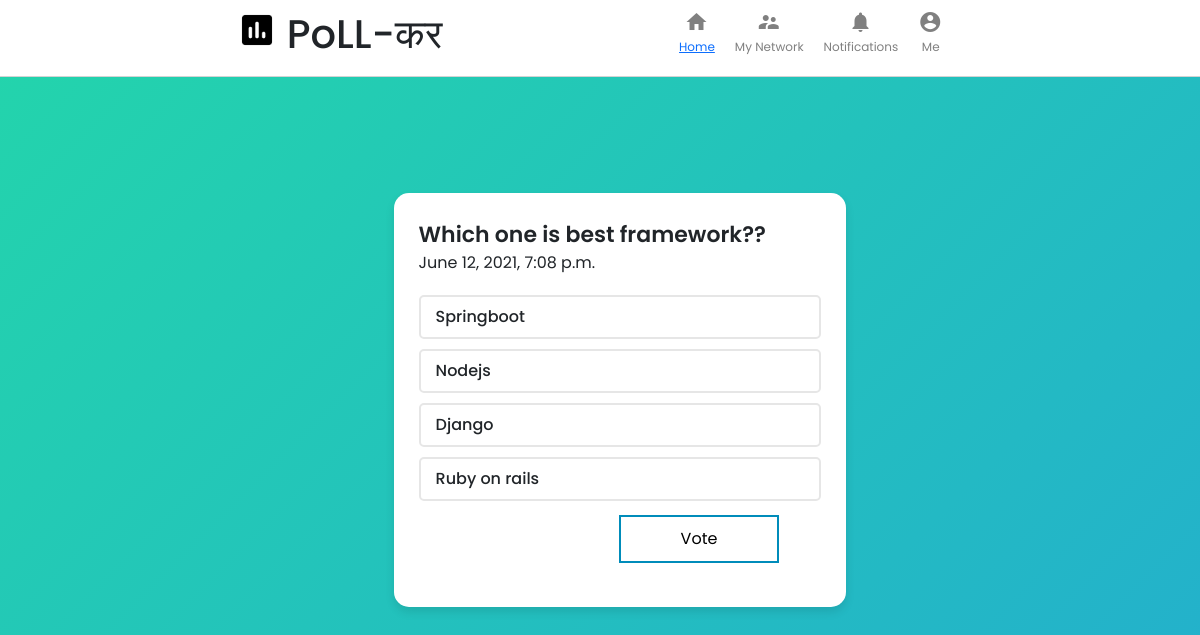
/vote/8, run on the app's committed database.
### main/models.py (models this page shows, shortened)
class Poll(models.Model):
    question = models.TextField()
    datetime = models.DateTimeField(auto_now=True)
    option_one = models.CharField(max_length=56)
    option_two = models.CharField(max_length=56)
    option_three = models.CharField(max_length=56)
    option_four = models.CharField(max_length=56)
    option_one_count = models.IntegerField(default=0)
    option_two_count = models.IntegerField(default=0)
    option_three_count = models.IntegerField(default=0)
    option_four_count = models.IntegerField(default=0)

### main/views.py (the view, shortened to what this page needs)
# urls.py: path('vote/<int:pk>', views.vote, name= 'vote' ),
def vote(request, pk):
    poll = models.Poll.objects.get(pk=pk)
    context = {
        'poll': poll
    }
    return render( request, 'main/vote.html', context)

### templates/main/vote.html (shortened to what this page needs)
{% load static %}
<!DOCTYPE html>
<html lang="en">
<head>
    <link href="https://cdn.jsdelivr.net/npm/bootstrap@5.0.1/dist/css/bootstrap.min.css" rel="stylesheet">
    <link rel="stylesheet" href="{% static 'css/index.css' %}" />
    <link rel="stylesheet" href="{% static 'css/card.css' %}">
</head>
<body>
    <div class="header">
        <div class="header__left">
            <img src="{% static 'img/logo1.png' %}" alt="" />
            <h1>PoLL-कर</h1>
        </div>
        <div class="header__right">
            <div class="headerOption">
                <i class="material-icons headerOption__icon"> home </i>
                <h3><a class="active" href="{% url 'allpolls' %}">Home</a></h3>
            </div>
            <div class="headerOption">
                <i class="material-icons headerOption__icon"> supervisor_account </i>
                <h3>My Network</h3>
            </div>
            <div class="headerOption">
                <i class="material-icons headerOption__icon"> notifications </i>
                <h3>Notifications</h3>
            </div>
            <div class="headerOption">
                <i class="material-icons headerOption__icon"> account_circle </i>
                <h3>Me</h3>
            </div>
        </div>
    </div>
    <br><br><br><br>
            <div>
                <div class="wrapper">
                    <header>{{ poll.question }}</header>
                    <span class="text">{{ poll.datetime }}</span>
                    <form method="POST">
                    <div class="poll-area">
                        <label for="opt-1" class="opt-1">
                            <div class="row">
                                <div class="column">
                                    <span>{{ poll.option_one }}</span>
                                </div>
                            </div>
                        </label>
                        <label for="opt-2" class="opt-2">
                            <div class="row">
                                <div class="column">
                                    <span class="text">{{ poll.option_two }}</span>
                                </div>
                            </div>
                        </label>
                        <label for="opt-3" class="opt-3">
                            <div class="row">
                                <div class="column">
                                    <span class="text">{{ poll.option_three }}</span>
                                </div>
                            </div>
                        </label>
                        <label for="opt-4" class="opt-4">
                            <div class="row">
                                <div class="column">
                                    <span class="text">{{ poll.option_four }}</span>
                                </div>
                            </div>
                        </label>
                        <div>
                            <button type="submit" class="button button2">Vote</button>
                        </div>
                    </div>
                    </form>
                </div>
            </div>
</body>
</html>

### static/css/index.css (style rules this page uses)
* { margin: 0; padding: 0; }
body { background-repeat: no-repeat; background: linear-gradient(-45deg, #ee7752, #e73c7e, #23a6d5, #23d5ab); background-size: 400% 400%; animation: gradient 15s ease infinite; display: flex; flex-direction: column; align-items: center; }
.header__left img { object-fit: contain; height: 40px; margin-right: 10px; }
.header { width: 100%; display: flex; position: sticky; top: 0; z-index: 999; justify-content: space-evenly; border-bottom: 0.1px solid lightgray; padding-top: 10px; padding-bottom: 10px; width: 100%; background-color: white; }
.header__left { display: flex; }
.header__right { display: flex; }
.headerOption { display: flex; flex-direction: column; align-items: center; margin-right: 20px; color: gray; cursor: pointer; }
.headerOption h3 { font-size: 12px; margin-top: 10px; font-weight: 400; }
.headerOption__icon { margin-right: 5px; height: 20px; width: 20px; }

### static/css/card.css (style rules this page uses)
* { margin: 0; padding: 0; box-sizing: border-box; font-family: 'Poppins', sans-serif; }
.button { border: none; color: white; padding: 10px 60px; text-align: center; text-decoration: none; display: inline-block; font-size: 16px; margin: 4px 2px; transition-duration: 0.4s; cursor: pointer; margin-left: 200px; }
.button2 { background-color: white; color: black; border: 2px solid #008CBA; }
.wrapper { background: #fff; border-radius: 15px; padding: 25px; max-width: 650; margin: 20px; width: 100%; box-shadow: 0px 5px 10px rgba(0,0,0,0.1); }
.wrapper header { font-size: 22px; font-weight: 600; }
.wrapper .poll-area { margin: 20px 0 15px 0; }
.poll-area label { display: block; margin-bottom: 10px; border-radius: 5px; padding: 8px 15px; border: 2px solid #e6e6e6; transition: all 0.2s ease; }
label .row { display: flex; pointer-events: none; justify-content: space-between; }
label .row .column { display: flex; align-items: center; }
label .row span { font-size: 16px; font-weight: 500; }

### data on the page
Poll: question "Which one is best framework??", datetime "June 12, 2021, 7:08 p.m.", option_one "Springboot", option_two "Nodejs", option_three "Django", option_four "Ruby on rails"
